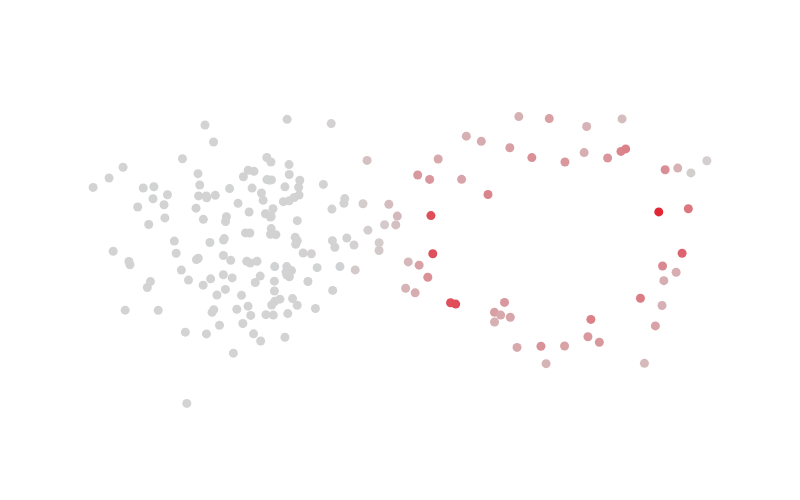
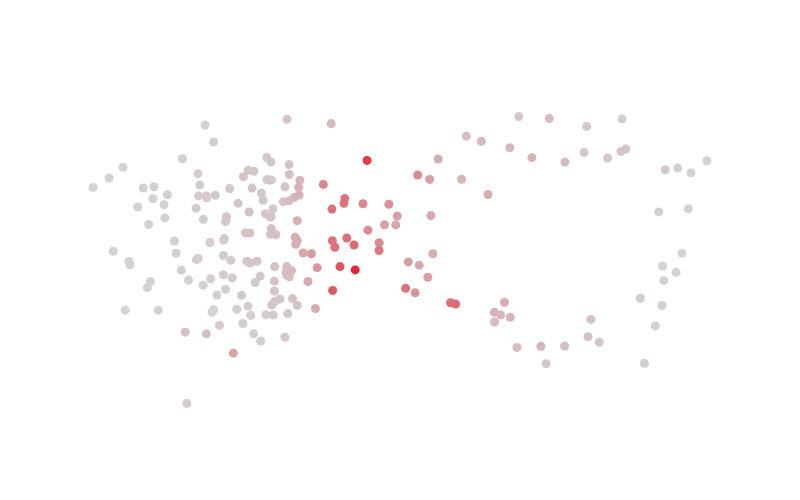
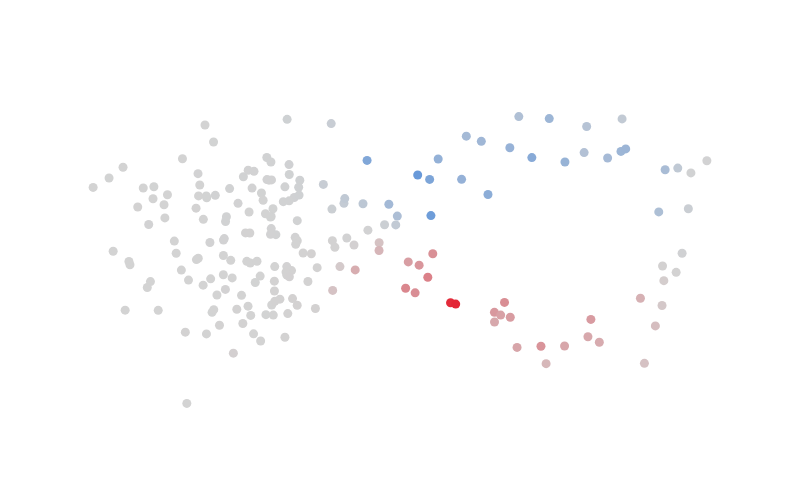

Notebook source saved alongside these figures, in order:
### Markdown cell above
Let's plot some metrics, by (literal) contraction with the metric tensor. 
This will show use the supports of the forms, and where they align.

We are working in the eigenfunction basis for functions, so need to multiply by u.T to get back into the pointwise basis.

### Code cell
metric_a1a1 = contract('ijk,i,j', DG_data.g1(), a1, a1)
print('Metric g(a_1,a_1):')
plot_scatter(DG_data.data, DG_data.u().T @ metric_a1a1).show()

metric_a2a2 = contract('ijk,i,j', DG_data.g1(), a2, a2)
print('Metric g(a_2,a_2):')
plot_scatter(DG_data.data, DG_data.u().T @ metric_a2a2).show()

metric_a1a2 = contract('ijk,i,j', DG_data.g1(), a1, a2)
print('Metric g(a_1,a_2):')
plot_scatter(DG_data.data, DG_data.u().T @ metric_a1a2).show()

### Figure 1 — Plotly figure (JSON) as saved in the notebook; plotly's stock layout.template omitted (floating-point values rounded to 4 significant figures; data arrays with more than 128 entries replaced by an {"elided": "..."} marker saying what was removed)
{"data": [{"marker": {"cmax": 0.3442, "cmid": 0, "cmin": -0.3442, "color": {"elided": "200 float values"}, "colorscale": [[0, "#166dde"], [0.5, "lightgray"], [1, "#e32636"]], "size": 9}, "mode": "markers", "type": "scatter", "x": {"elided": "200 float values"}, "y": {"elided": "200 float values"}}], "layout": {"height": 500, "paper_bgcolor": "rgba(0,0,0,0)", "plot_bgcolor": "rgba(0,0,0,0)", "showlegend": false, "width": 800, "xaxis": {"range": [-1.242, 1.196], "visible": false}, "yaxis": {"range": [-0.6766, 0.516], "scaleanchor": "x", "scaleratio": 1, "visible": false}}}

### Figure 2 — Plotly figure (JSON) as saved in the notebook; plotly's stock layout.template omitted (floating-point values rounded to 4 significant figures; data arrays with more than 128 entries replaced by an {"elided": "..."} marker saying what was removed)
{"data": [{"marker": {"cmax": 0.4768, "cmid": 0, "cmin": -0.4768, "color": {"elided": "200 float values"}, "colorscale": [[0, "#166dde"], [0.5, "lightgray"], [1, "#e32636"]], "size": 9}, "mode": "markers", "type": "scatter", "x": {"elided": "200 float values"}, "y": {"elided": "200 float values"}}], "layout": {"height": 500, "paper_bgcolor": "rgba(0,0,0,0)", "plot_bgcolor": "rgba(0,0,0,0)", "showlegend": false, "width": 800, "xaxis": {"range": [-1.242, 1.196], "visible": false}, "yaxis": {"range": [-0.6766, 0.516], "scaleanchor": "x", "scaleratio": 1, "visible": false}}}

### Figure 3 — Plotly figure (JSON) as saved in the notebook; plotly's stock layout.template omitted (floating-point values rounded to 4 significant figures; data arrays with more than 128 entries replaced by an {"elided": "..."} marker saying what was removed)
{"data": [{"marker": {"cmax": 0.2772, "cmid": 0, "cmin": -0.2772, "color": {"elided": "200 float values"}, "colorscale": [[0, "#166dde"], [0.5, "lightgray"], [1, "#e32636"]], "size": 9}, "mode": "markers", "type": "scatter", "x": {"elided": "200 float values"}, "y": {"elided": "200 float values"}}], "layout": {"height": 500, "paper_bgcolor": "rgba(0,0,0,0)", "plot_bgcolor": "rgba(0,0,0,0)", "showlegend": false, "width": 800, "xaxis": {"range": [-1.242, 1.196], "visible": false}, "yaxis": {"range": [-0.6766, 0.516], "scaleanchor": "x", "scaleratio": 1, "visible": false}}}
